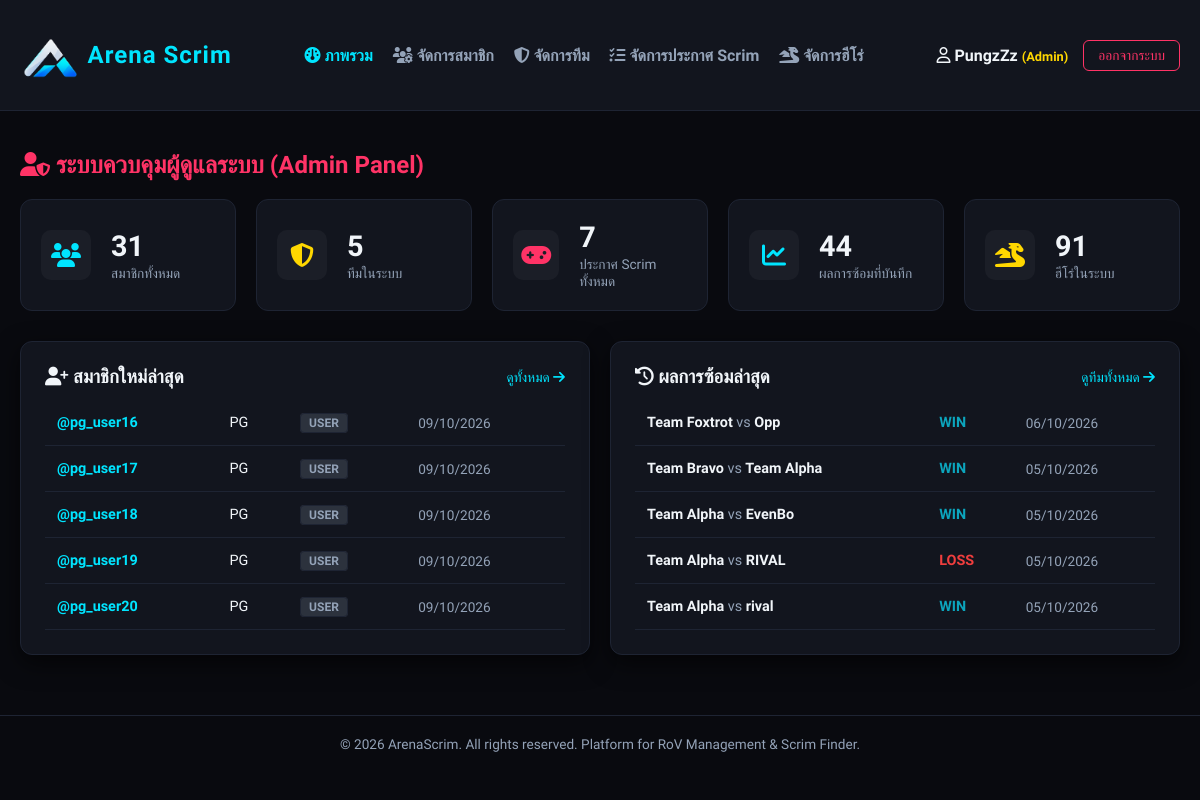
Page /ArenaScrim/ArenaScrim/admin/index.php (signed in) on the committed database.
### tables this page shows
CREATE TABLE `users` (
  `user_id` int(11) NOT NULL,
  `username` varchar(50) NOT NULL,
  `email` varchar(100) NOT NULL,
  `password` varchar(255) NOT NULL,
  `display_name` varchar(100) NOT NULL,
  `role` enum('user','admin') DEFAULT 'user',
  `created_at` timestamp NOT NULL DEFAULT current_timestamp(),
  `nickname` varchar(100) DEFAULT NULL,
  `fullname` varchar(255) DEFAULT NULL,
  `open_id` varchar(255) DEFAULT NULL,
  `full_id` varchar(255) DEFAULT NULL
);

CREATE TABLE `scrim_matches` (
  `match_id` int(11) NOT NULL,
  `team_id` int(11) NOT NULL,
  `series_id` int(11) DEFAULT NULL,
  `opponent_name` varchar(100) NOT NULL,
  `match_result` enum('WIN','LOSS') NOT NULL,
  `match_date` datetime DEFAULT current_timestamp(),
  `match_type` varchar(10) DEFAULT 'Bo3',
  `game_number` int(11) DEFAULT 1,
  `match_duration` varchar(10) DEFAULT NULL,
  `replay_url` varchar(255) DEFAULT NULL,
  `match_note` text DEFAULT NULL,
  `enemy_hero_1` varchar(50) DEFAULT NULL,
  `enemy_hero_2` varchar(50) DEFAULT NULL,
  `enemy_hero_3` varchar(50) DEFAULT NULL,
  `enemy_hero_4` varchar(50) DEFAULT NULL,
  `enemy_hero_5` varchar(50) DEFAULT NULL,
  `match_image_url` varchar(255) DEFAULT NULL,
  `team_dragons` int(11) DEFAULT 0,
  `team_slayers` int(11) DEFAULT 0,
  `team_towers` int(11) DEFAULT 0,
  `first_dragon` tinyint(1) DEFAULT 0,
  `first_tower` tinyint(1) DEFAULT 0,
  `team_god_slayers` int(11) DEFAULT 0
);

CREATE TABLE `teams` (
  `team_id` int(11) NOT NULL,
  `team_name` varchar(100) NOT NULL,
  `team_tag` varchar(10) NOT NULL,
  `leader_id` int(11) DEFAULT NULL COMMENT 'โค้ชของทีม (NULL = ไม่มีโค้ช)',
  `discord_link` varchar(255) DEFAULT NULL,
  `facebook_link` varchar(255) DEFAULT NULL,
  `line_id` varchar(100) DEFAULT NULL,
  `created_at` timestamp NOT NULL DEFAULT current_timestamp()
);

### ArenaScrim/ArenaScrim/config/functions.php (called while the page is built, shortened)
<?php
function e($value)
{
    return htmlspecialchars((string)($value ?? ''), ENT_QUOTES, 'UTF-8');
}

### ArenaScrim/ArenaScrim/admin/index.php (the view, shortened to what this page needs)
<?php
require_once '../config/db.php';
$total_users = $pdo->query("SELECT COUNT(*) FROM users")->fetchColumn();
$total_teams = $pdo->query("SELECT COUNT(*) FROM teams")->fetchColumn();
$total_scrims = $pdo->query("SELECT COUNT(*) FROM scrim_posts")->fetchColumn();
$total_matches = $pdo->query("SELECT COUNT(*) FROM scrim_matches")->fetchColumn();
$total_heroes = $pdo->query("SELECT COUNT(*) FROM heroes")->fetchColumn();
$recent_users = $pdo->query("SELECT username, display_name, role, created_at FROM users ORDER BY created_at DESC LIMIT 5")->fetchAll();
$recent_matches = $pdo->query("SELECT m.match_date, m.opponent_name, m.match_result, t.team_name
    FROM scrim_matches m JOIN teams t ON m.team_id = t.team_id ORDER BY m.match_date DESC LIMIT 5")->fetchAll();
$cards = [
    [$total_users, 'สมาชิกทั้งหมด', 'fa-users', 'var(--neon-cyan)', 'users.php'],
    [$total_teams, 'ทีมในระบบ', 'fa-shield-halved', 'var(--neon-gold)', 'teams.php'],
    [$total_scrims, 'ประกาศ Scrim ทั้งหมด', 'fa-gamepad', 'var(--neon-red)', 'scrims.php'],
    [$total_matches, 'ผลการซ้อมที่บันทึก', 'fa-chart-line', 'var(--neon-cyan)', 'teams.php'],
    [$total_heroes, 'ฮีโร่ในระบบ', 'fa-dragon', 'var(--neon-gold)', 'heroes.php'],
];
include '../includes/header.php';
?>
<div style="margin-top: 20px;">
    <h2 style="color: var(--neon-red); margin-bottom: 20px;"><i class="fa-solid fa-user-shield"></i> ระบบควบคุมผู้ดูแลระบบ (Admin Panel)</h2>
    <div class="admin-stats-grid" style="grid-template-columns: repeat(auto-fit, minmax(190px, 1fr));">
        <?php foreach ($cards as [$n, $label, $icon, $color, $href]): ?>
            <a href="<?= $href ?>" class="stat-card" style="text-decoration: none; color: inherit;">
                <div class="stat-icon" style="color: <?= $color ?>; background: rgba(255,255,255,0.04);"><i class="fa-solid <?= $icon ?>"></i></div>
                <div class="stat-info">
                    <h3><?= number_format($n) ?></h3>
                    <p><?= $label ?></p>
                </div>
            </a>
        <?php endforeach; ?>
    </div>
    <div style="display: grid; grid-template-columns: 1fr 1fr; gap: 20px; margin-top: 25px;">
        <div class="arena-card">
            <div style="display: flex; justify-content: space-between; align-items: center;">
                <h3 style="color: var(--text-main); margin: 0;"><i class="fa-solid fa-user-plus"></i> สมาชิกใหม่ล่าสุด</h3>
                <a href="users.php" style="color: var(--neon-cyan); text-decoration: none; font-size: 0.85rem;">ดูทั้งหมด <i class="fa-solid fa-arrow-right"></i></a>
            </div>
            <table class="admin-table" style="margin-top: 12px;">
                <tbody>
                    <?php foreach ($recent_users as $u): ?>
                        <tr>
                            <td style="color: var(--neon-cyan); font-weight: 600;">@<?= e($u['username']) ?></td>
                            <td><?= e($u['display_name']) ?></td>
                            <td><span class="badge-role <?= e($u['role']) ?>"><?= strtoupper(e($u['role'])) ?></span></td>
                            <td style="color: var(--text-muted); font-size: 0.85rem;"><?= date('d/m/Y', strtotime($u['created_at'])) ?></td>
                        </tr>
                    <?php endforeach; ?>
                </tbody>
            </table>
        </div>
        <div class="arena-card">
            <div style="display: flex; justify-content: space-between; align-items: center;">
                <h3 style="color: var(--text-main); margin: 0;"><i class="fa-solid fa-clock-rotate-left"></i> ผลการซ้อมล่าสุด</h3>
                <a href="teams.php" style="color: var(--neon-cyan); text-decoration: none; font-size: 0.85rem;">ดูทีมทั้งหมด <i class="fa-solid fa-arrow-right"></i></a>
            </div>
            <table class="admin-table" style="margin-top: 12px;">
                <tbody>
                    <?php foreach ($recent_matches as $m): ?>
                        <tr>
                            <td style="font-weight: 600;"><?= e($m['team_name']) ?> <span style="color: var(--text-muted); font-weight: normal;">vs</span> <?= e($m['opponent_name']) ?></td>
                            <td style="font-weight: 600; color: <?= $m['match_result'] === 'WIN' ? '#0ca5bd' : '#f03e3e' ?>;"><?= e($m['match_result']) ?></td>
                            <td style="color: var(--text-muted); font-size: 0.85rem; white-space: nowrap;"><?= date('d/m/Y', strtotime($m['match_date'])) ?></td>
                        </tr>
                    <?php endforeach; ?>
                </tbody>
            </table>
        </div>
    </div>
</div>
<?php include '../includes/footer.php'; ?>

### ArenaScrim/ArenaScrim/assets/css/main.css (style rules this page uses)
:root { --bg-dark: #090A0F; --card-bg: #12151E; --border-color: #1E2433; --text-main: #F1F5F9; --text-muted: #94A3B8; --neon-cyan: #00E5FF; --neon-gold: #FFD700; --neon-red: #FF3366; }
*, *::before, *::after { box-sizing: border-box; }
body { background-color: var(--bg-dark); color: var(--text-main); font-family: 'Prompt', sans-serif; margin: 0; padding: 0; }
.arena-card { background-color: var(--card-bg); border: 1px solid var(--border-color); border-radius: 12px; padding: 24px; box-shadow: 0 8px 24px rgba(0, 0, 0, 0.6); }

### ArenaScrim/ArenaScrim/assets/css/admin.css (style rules this page uses)
.admin-stats-grid { display: grid; grid-template-columns: repeat(auto-fit, minmax(220px, 1fr)); gap: 20px; margin-bottom: 30px; }
.stat-card { background-color: var(--card-bg); border: 1px solid var(--border-color); border-radius: 12px; padding: 20px; display: flex; align-items: center; gap: 20px; }
.stat-icon { width: 50px; height: 50px; border-radius: 10px; background-color: rgba(0, 229, 255, 0.1); color: var(--neon-cyan); display: flex; align-items: center; justify-content: center; font-size: 1.5rem; }
.stat-info h3 { margin: 0; font-size: 1.8rem; color: var(--text-main); }
.stat-info p { margin: 2px 0 0 0; font-size: 0.85rem; color: var(--text-muted); }
.admin-table { width: 100%; border-collapse: collapse; margin-top: 15px; }
.admin-table td { padding: 14px 12px; border-bottom: 1px solid var(--border-color); color: var(--text-main); font-size: 0.9rem; }
.badge-role { padding: 2px 8px; border-radius: 4px; font-size: 0.75rem; font-weight: 600; }
.badge-role.user { background: rgba(148, 163, 184, 0.2); color: var(--text-muted); border: 1px solid var(--border-color); }

### rows in the picture
users: username "pg_user16", display_name "PG", role "USER", created_at "09/10/2026"
users: username "pg_user17", display_name "PG", role "USER", created_at "09/10/2026"
users: username "pg_user18", display_name "PG", role "USER", created_at "09/10/2026"
users: username "pg_user19", display_name "PG", role "USER", created_at "09/10/2026"
users: username "pg_user20", display_name "PG", role "USER", created_at "09/10/2026"
scrim_matches: team.team_name "Team Foxtrot", opponent_name "Opp", match_result "WIN", match_date "06/10/2026"
scrim_matches: team.team_name "Team Bravo", opponent_name "Team Alpha", match_result "WIN", match_date "05/10/2026"
scrim_matches: team.team_name "Team Alpha", opponent_name "EvenBo", match_result "WIN", match_date "05/10/2026"
scrim_matches: team.team_name "Team Alpha", opponent_name "RIVAL", match_result "LOSS", match_date "05/10/2026"
scrim_matches: team.team_name "Team Alpha", opponent_name "rival", match_result "WIN", match_date "05/10/2026"

### other values in the picture
$label "ภาพรวม"
$label "จัดการสมาชิก"
$label "จัดการทีม"
$label "จัดการประกาศ Scrim"
$label "จัดการฮีโร่"
$_SESSION['display_name'] "PungzZz"
$n "31"
$label "สมาชิกทั้งหมด"
$n "5"
$label "ทีมในระบบ"
$n "7"
$label "ประกาศ Scrim ทั้งหมด"
$n "44"
$label "ผลการซ้อมที่บันทึก"
$n "91"
